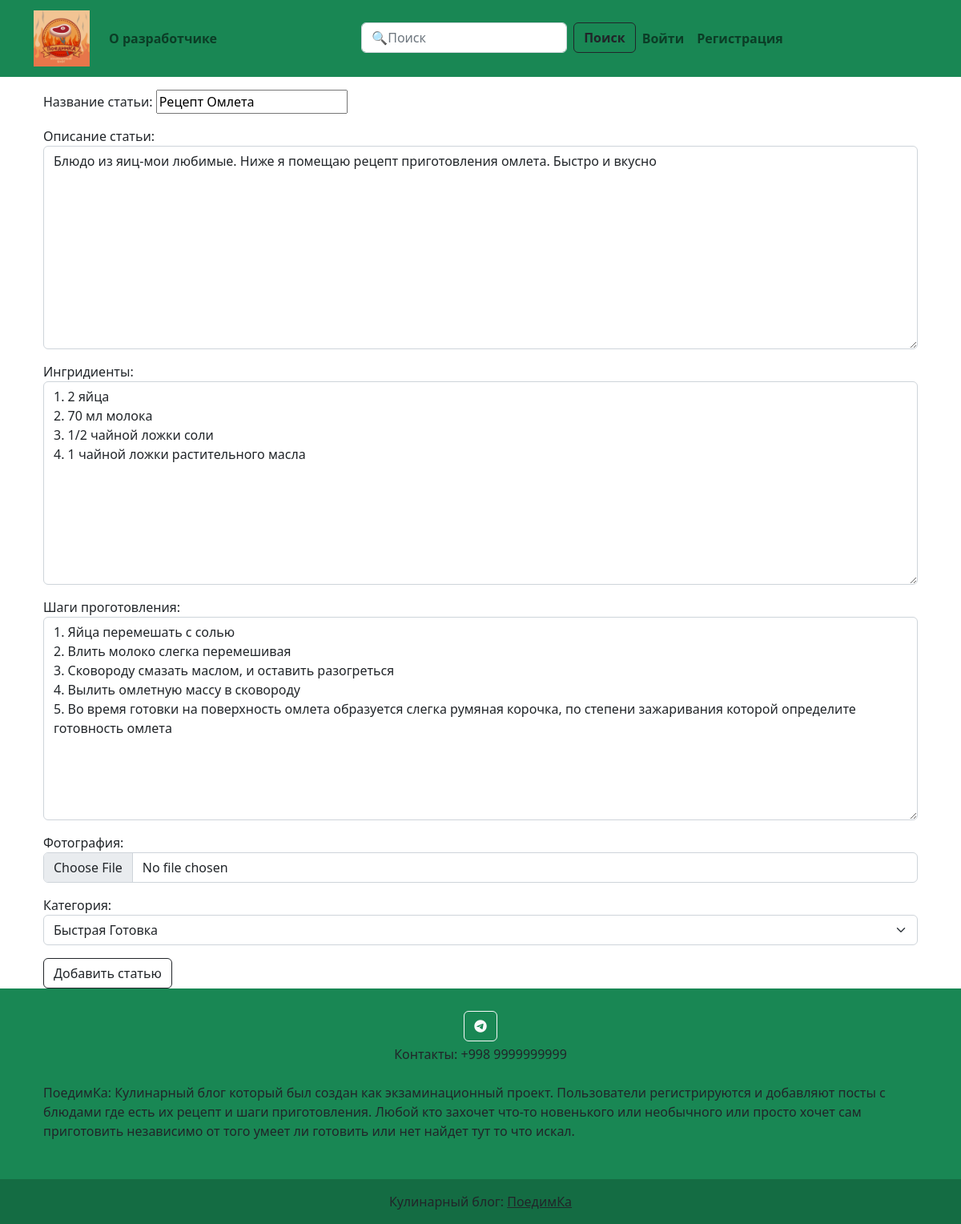
/article/2/update, run on the app's committed database.
### blog/models.py (models this page shows, shortened)
class Article(models.Model):
    title = models.CharField(max_length=150, unique=True, verbose_name='Название статьи')
    content = models.TextField(verbose_name='Описание статьи')
    ingredients = models.TextField(verbose_name='Ингридиенты')
    cooking = models.TextField(verbose_name='Шаги проготовления')
    photo = models.ImageField(upload_to='photos/', null=True, blank=True, verbose_name='Фотография')
    created_at = models.DateTimeField(auto_now_add=True, verbose_name='Дата создания')
    updated_at = models.DateTimeField(auto_now=True, verbose_name='Дата обновления')
    publish = models.BooleanField(default=True, verbose_name='Статус статьи')
    views = models.IntegerField(default=0, verbose_name='Просмотры')
    category = models.ForeignKey(Category, on_delete=models.CASCADE, verbose_name='Категория')
    class Meta:
        verbose_name = 'Статья'
        verbose_name_plural = 'Статьи'

class Category(models.Model):
    title = models.CharField(max_length=30, unique=True, verbose_name='Название категории')
    def __str__(self):
        return self.title
    class Meta:
        verbose_name = 'Категория'
        verbose_name_plural = 'Категории'

### blog/views.py (the view)
# urls.py: path('article/<int:pk>/update', ArticleUpdate.as_view(), name='article_update'),
class ArticleUpdate(UpdateView):
    model = Article
    form_class = ArticleForm
    template_name = 'blog/article_form.html'

### blog/forms.py
class ArticleForm(forms.ModelForm):
    class Meta:
        model = Article
        fields = (
            'title',
            'content',
            'ingredients',
            'cooking',
            'photo',
            'category'
        )
        widgets = {
            'title': forms.TextInput(attrs={
                'class': 'form_control',
                'placeholder': 'Название статьи'
            }),
            'content': forms.Textarea(attrs={
                'class': 'form-control',
                'placeholder': 'Описание статьи'
            }),
            'ingredients': forms.Textarea(attrs={
                'class': 'form-control',
                'placeholder': 'Ингредиенты'
            }),
            'cooking': forms.Textarea(attrs={
                'class': 'form-control',
                'placeholder': 'Шаги приготовления'
            }),
            'photo': forms.FileInput(attrs={
                'class': 'form-control',
                'placeholder': 'Выберите фотографию'
            }),
            'category': forms.Select(attrs={
                'class': 'form-select',
                'placeholder': 'Выберите категорию'
            })
        }

### blog/templates/blog/article_form.html (shortened to what this page needs)
{% extends 'base.html' %}
{% block main %}
<div class="container">
<form action="" method="post" enctype="multipart/form-data">
  {{ form.as_p }}
  <button type="submit" class="btn btn-outline-dark">Добавить статью</button>
</form>
</div>
{% endblock main %}

### data on the page
Article: title "Рецепт Омлета", content "Блюдо из яиц-мои любимые. Ниже я помещаю рецепт приготовления омлета. Быстро и вкусно", ingredients "1. 2 яйца 2. 70 мл молока 3. 1/2 чайной ложки соли 4. 1 чайной ложки растительного масла", cooking "1. Яйца перемешать с солью 2. Влить молоко слегка перемешивая 3. Сковороду смазать маслом, и оставить разогреться 4. Вылить омлетную массу в сковороду 5. Во время готовки на поверхность омлета образуется слегка румяная корочка, по степени зажаривания которой определите готовность омлета", category "Быстрая Готовка"
